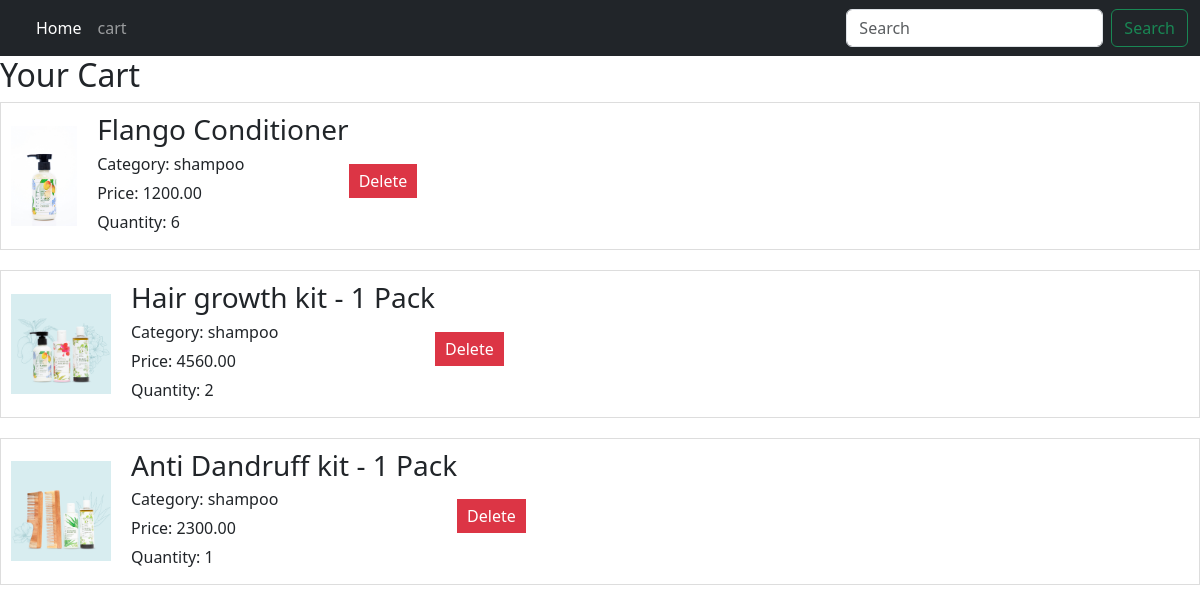
The page /cart/show/ on the database its author committed.
### cart/models.py (models this page shows, shortened)
class CartItem(models.Model):
    name = models.CharField(max_length=255)
    category = models.CharField(max_length=255)
    price = models.DecimalField(max_digits=10, decimal_places=2)
    img = models.ImageField(upload_to='cart/images/')
    quantity = models.IntegerField(default=1)

### cart/views.py (the view)
# urls.py: path('show/', views.cart, name='show'),
def cart(request):
    cart_items = CartItem.objects.all()
    return render(request, 'cart.html', {'cart_items': cart_items})

### templates/cart.html (shortened to what this page needs)
{% extends "home.html" %}
{% load static %}
{% block body %}
<h2>Your Cart</h2>
{% for item in cart_items %}
    <div class="cart-item">
        <img src="{{ item.img }}" alt="{{ item.name }}" height="100px">
        <div>
            <h3>{{ item.name }}</h3>
            <p>Category: {{ item.category }}</p>
            <p>Price: {{ item.price }}</p>
            <p>Quantity: {{ item.quantity }}</p>
        </div>
        <form method="POST" action="{% url 'delete_from_cart' item.id %}">
            <button type="submit">Delete</button>
        </form>
    </div>
    {% endfor %}
{% endblock %}

### templates/home.html (shortened to what this page needs)
<!DOCTYPE html>
<html lang="en">
<head>
    <link href="https://cdn.jsdelivr.net/npm/bootstrap@5.3.2/dist/css/bootstrap.min.css" rel="stylesheet">
</head>
<body>
    {% load static %}
    <nav class="navbar navbar-expand-lg navbar-dark bg-dark">
        <div class="container-fluid">
          <div class="collapse navbar-collapse" id="navbarSupportedContent">
            <ul class="navbar-nav me-auto mb-2 mb-lg-0">
              <li class="nav-item">
                <a class="nav-link active" aria-current="page" href="/">Home</a>
              </li>
              <li class="nav-item">
                <a class="nav-link" href="/cart/show">cart</a>
              </li>
            </ul>
            <form class="form-inline my-2 my-lg-0" method="GET" action="/cart/search" style="display: flex;">
              <input class="form-control me-2" type="search" placeholder="Search" aria-label="Search">
              <button class="btn btn-outline-success" type="submit">Search</button>
            </form>
          </div>
        </div>
      </nav>
      {% block body%}{% endblock %}
</body>
</html>

### templates/cart.html (style rules this page uses)
.cart-item { border: 1px solid #ddd; padding: 10px; margin-bottom: 20px; display: flex; align-items: center; }
.cart-item img { margin-right: 20px; }
.cart-item h3 { margin: 0; }
.cart-item p { margin: 5px 0; }
.cart-item form { margin-top: 10px; }
.cart-item button { background-color: #dc3545; color: #fff; border: none; padding: 5px 10px; cursor: pointer; }

### rows shown on the page
CartItem: img (picture), name "Flango Conditioner", category "shampoo", price "1200.00", quantity "6"
CartItem: img (picture), name "Hair growth kit - 1 Pack", category "shampoo", price "4560.00", quantity "2"
CartItem: img (picture), name "Anti Dandruff kit - 1 Pack", category "shampoo", price "2300.00", quantity "1"
